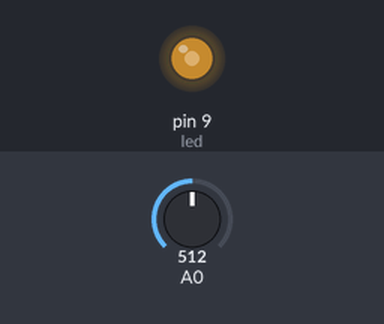
The sketch below on a simulated Arduino Uno, built with avr-gcc and run on an emulated ATmega328P. On the bench: output pins drawn as LEDs (lit = HIGH). The test bench sets the inputs (shaded band); at power-on: A0 = 512.

Above: at 1.2 s.
1.3 s: A0 set to 716
At 2.5 s:
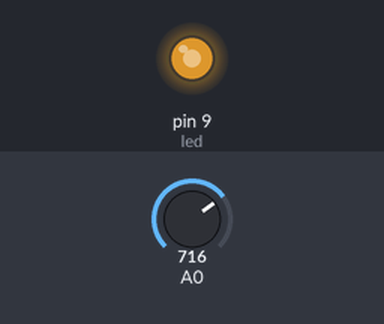
2.8 s: A0 set to 900
At 4.0 s:
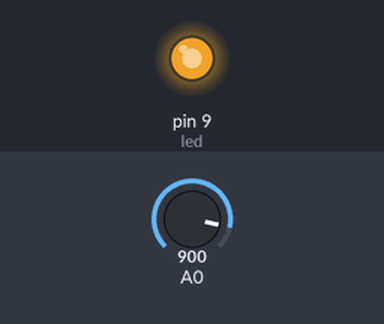
4.3 s: A0 set to 122
At 5.4 s:
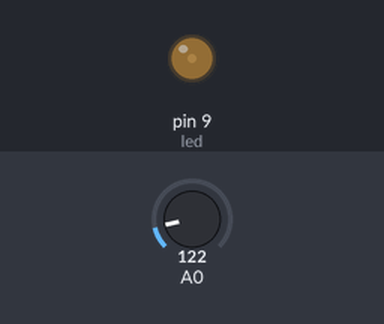
5.8 s: A0 set to 0
At 6.8 s:
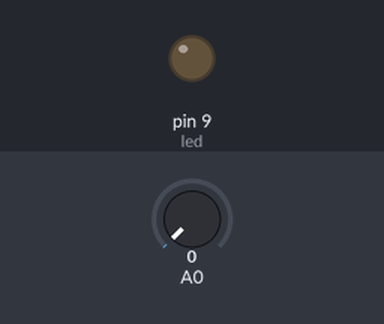
Timing chart, 0 to 8.3 s (numbered marks = the images above; inputs shaded):
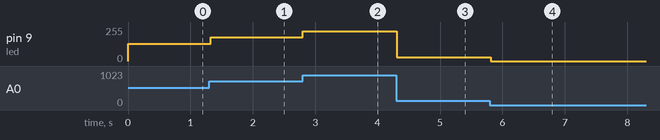

The sketch:

potentiometerLEDFade.ino
```cpp
/*
 Fade
 @author: Paul Salmon

 Change the brightness of an LED according to analog input.
 Intended for use on an Arduino Uno.
 Connect a potentiometer input to analog input pin 0, and an LED through a 220 Ohm resistor to digital output pin 9.

 This is code influenced by examples on arduino.cc

 */

int led = 9;           // the pin that the LED is attached to
int brightness = 0;    // how bright the LED is
int fadeAmount = 5;    // how many points to fade the LED by

// the setup routine runs once when you press reset:
void setup()  {
  // declare pin 9 to be an output:
  Serial.begin(9600);
  pinMode(led, OUTPUT);
}

// the loop routine runs over and over again forever:
void loop()  {
  // set the brightness of pin 9:
  int sensorValue = (analogRead(A0)/4);
  analogWrite(led, sensorValue);

  // wait for 30 milliseconds to see the dimming effect
  delay(30);
}
```

Measured:
- after the input at 1.3 s, pin 9 (led): 128/255 → 179/255 at once
- after the input at 2.8 s, pin 9 (led): 179/255 → 225/255 at once
- after the input at 4.3 s, pin 9 (led): 225/255 → 30/255 at once
- after the input at 5.8 s, pin 9 (led): 30/255 → 0/255 at once
